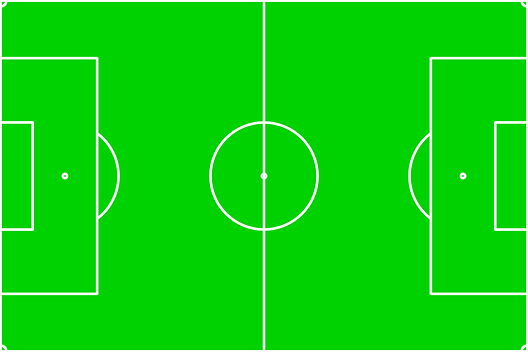
#> input picture football_analysis/input_videos/field_2d_v2.png, 528 x 352 px
$ python -i team_functions.py   (imports and definitions only)
#> lines starting #> are read from the running program, lines starting #| are printed output that depends on the picture; after the words box and inside, x2 and y2 are one past the last pixel; in counts of white or black regions, pixels touching at a corner belong together
#> further down, picture is the input picture: shape (352, 528, 3); mean B, G, R 12.2, 211.1, 12.2
from dataclasses import dataclass
from typing import Tuple, Dict, Any, Optional
import numpy as np
import cv2
from sklearn.cluster import KMeans

@dataclass
class Club:
    """
    A class to represent a football team.

    Attributes:
        name (str): The name of the club.
        player_jersey_color (Tuple[int, int, int]): The jersey color of the players in RGB format.
        goalkeeper_jersey_color (Tuple[int, int, int]): The jersey color of the goalkeeper in RGB format.
    """
    name: str
    player_jersey_color: Tuple[int, int, int]
    goalkeeper_jersey_color: Tuple[int, int, int]


# [15 lines left out: function predict_club, not called in this run]

def apply_mask(image: np.ndarray, green_threshold: float = 0.08) -> np.ndarray:
    """
    Apply a mask to an image based on green color in HSV space.

    Args:
        image (np.ndarray): An image to apply the mask to.
        green_threshold (float): Threshold for green color coverage.

    Returns:
        np.ndarray: The masked image.
    """
#> called with green_threshold = 0.08
    hsv_img = cv2.cvtColor(image, cv2.COLOR_BGR2HSV)
#> hsv_img: shape (352, 528, 3); mean H, S, V 58.2, 242.6, 211.1
    lower_green = np.array([36, 25, 25])
    upper_green = np.array([86, 255, 255])
    mask = cv2.inRange(hsv_img, lower_green, upper_green)
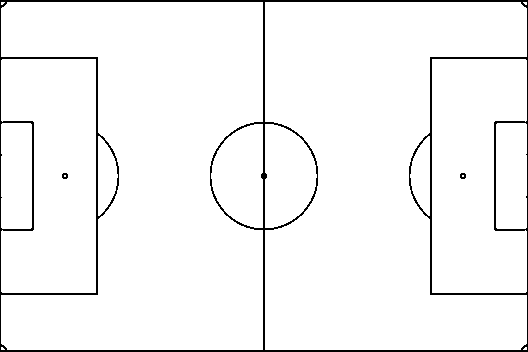
#> mask: shape (352, 528); 96.2% white; 3 black regions, box (x1, y1, x2, y2) and area: (0, 0, 528, 352) 7012, (62, 173, 68, 179) 28, (460, 173, 466, 179) 28

    total_pixels = image.shape[0] * image.shape[1]
#> total_pixels = 185856
    masked_pixels = cv2.countNonZero(cv2.bitwise_not(mask))
#> masked_pixels = 7068
    mask_percentage = masked_pixels / total_pixels
#> mask_percentage = 0.038

    if mask_percentage > green_threshold:
        return cv2.bitwise_and(image, image, mask=cv2.bitwise_not(mask))
    else:
        return image

# [45 lines left out: functions perform_clustering, get_jersey_color, not called in this run]

>>> import cv2
>>> picture = cv2.imread('football_analysis/input_videos/field_2d_v2.png')
>>> result = apply_mask(picture)
